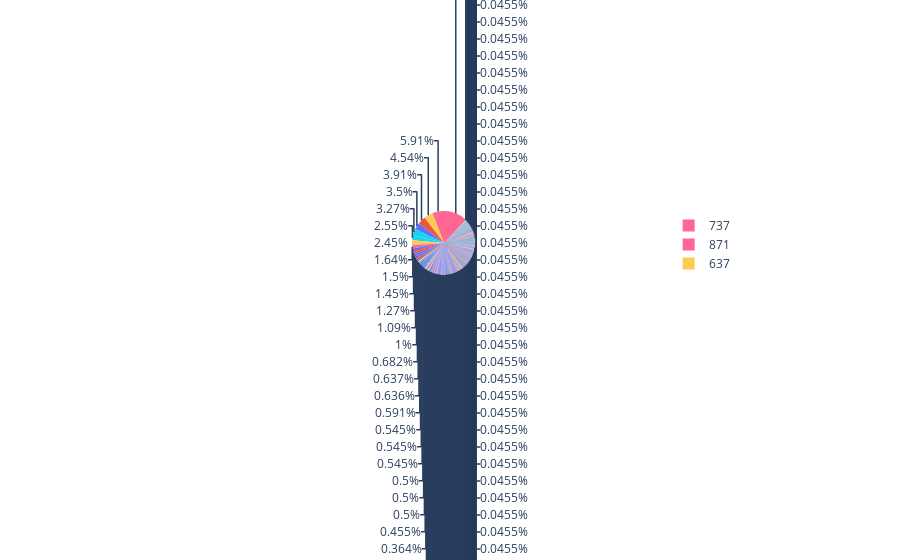

The cell this chart's notebook holds for it:
### Code cell
fig2 = px.pie(data, values='year', names='patents',color= "country")
fig2.show()

### Figure 1 — Plotly figure (JSON) as saved in the notebook; plotly's stock layout.template omitted (floating-point values rounded to 4 significant figures; data arrays with more than 128 entries replaced by an {"elided": "..."} marker saying what was removed)
{"data": [{"customdata": {"elided": "2200x1 str values"}, "domain": {"x": [0, 1], "y": [0, 1]}, "hovertemplate": "patents=%{label}<br>year=%{value}<br>country=%{customdata[0]}<extra></extra>", "labels": {"elided": "2200 int values"}, "legendgroup": "", "marker": {"colors": {"elided": "2200 str values"}}, "name": "", "showlegend": true, "type": "pie", "values": {"elided": "2200 int values"}}], "layout": {"legend": {"tracegroupgap": 0}, "margin": {"t": 60}}}
